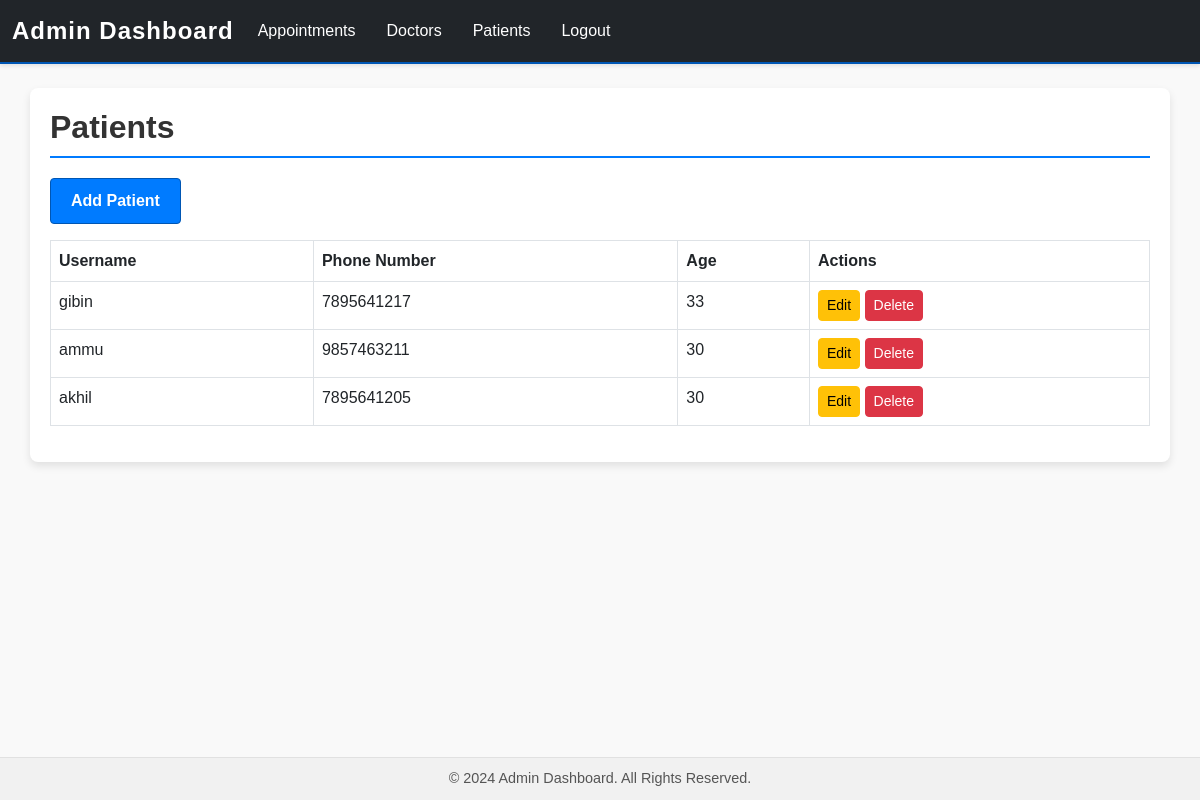
The app's page /patients/ with its own data.
### appointments/models.py (models this page shows, shortened)
class Patient(models.Model):
    user = models.OneToOneField(User, on_delete=models.CASCADE)
    profile_pic = models.FileField(upload_to='patient_profile/', null=True, blank=True)
    phone_number = models.CharField(max_length=250)
    age = models.IntegerField(null=True, blank=True)
    dob = models.CharField(max_length=250, null=True, blank=True)
    gender = models.CharField(max_length=10, null=True, blank=True)
    address = models.TextField(blank=True, null=True)
    medical_history = models.TextField(blank=True, null=True)

### appointments/views.py (the view)
# urls.py: path('patients/', views.view_patients, name='view_patients'),
def view_patients(request):
    patients = Patient.objects.all()
    return render(request, 'admin_patient.html', {'patients': patients})

### templates/admin_patient.html (shortened to what this page needs)
{% extends 'admin_base.html' %}
{% load static %}
{% block content %}
<h2>Patients</h2>
<a href="{% url 'add_patient' %}" class="btn btn-primary mb-3">Add Patient</a>
<table class="table table-bordered">
    <thead>
        <tr>
            <th>Username</th>
            <th>Phone Number</th>
            <th>Age</th>
            <th>Actions</th>
        </tr>
    </thead>
    <tbody>
        {% for patient in patients %}
        <tr>
            <td>{{ patient.user.username }}</td>
            <td>{{ patient.phone_number }}</td>
            <td>{{ patient.age }}</td>
            <td>
                <a href="{% url 'edit_patient' patient.id %}" class="btn btn-warning btn-sm">Edit</a>
                <a href="{% url 'delete_patient' patient.id %}" class="btn btn-danger btn-sm">Delete</a>
            </td>
        </tr>
        {% endfor %}
    </tbody>
</table>
{% endblock %}

### templates/admin_base.html (style rules this page uses)
body { font-family: 'Arial', sans-serif; background-color: #f9f9f9; color: #333333; margin: 0; padding: 0; }
.container h1, .container h2 { font-size: 2rem; font-weight: bold; color: #333333; margin-bottom: 20px; border-bottom: 2px solid #007bff; padding-bottom: 10px; }
.btn-primary { background-color: #007bff; border-color: #0056b3; transition: background-color 0.3s ease, border-color 0.3s ease; padding: 10px 20px; border-radius: 4px; font-size: 1rem; font-weight: bold; }

### records on screen
Patient: user.username "gibin", phone_number "7895641217", age "33"
Patient: user.username "ammu", phone_number "9857463211", age "30"
Patient: user.username "akhil", phone_number "7895641205", age "30"
